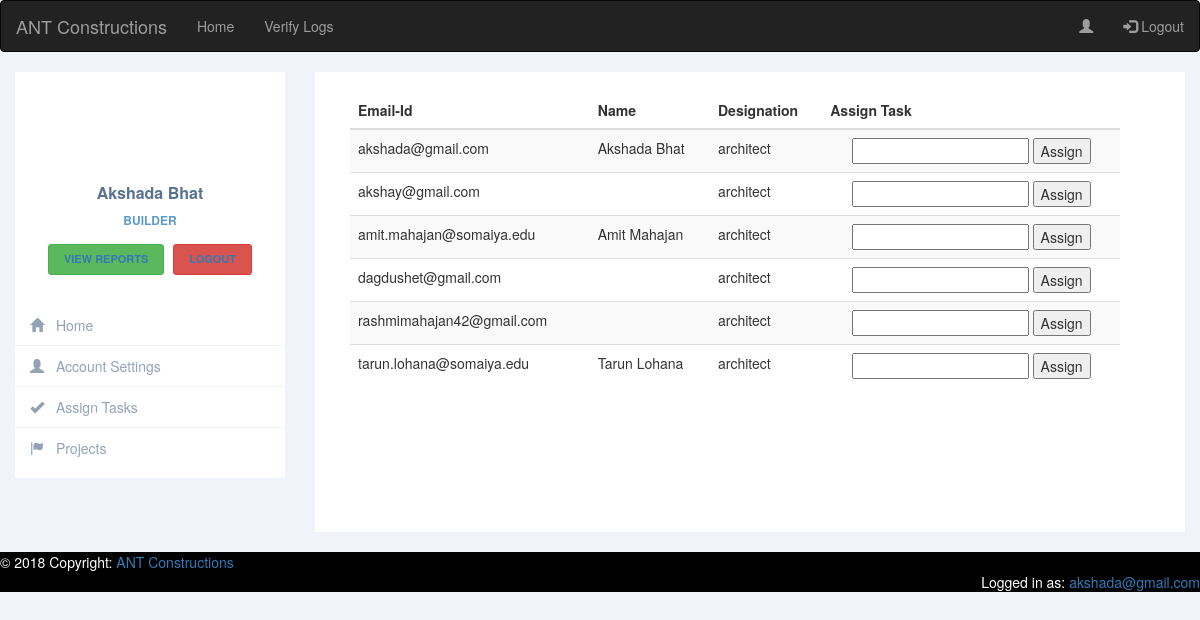
Page /assignTasksBuilder.php (signed in) on the committed database.
### tables this page shows
CREATE TABLE `user` (
  `emailId` varchar(50) NOT NULL,
  `phoneNo` bigint(10) NOT NULL,
  `password` varchar(1000) NOT NULL,
  `employeeType` varchar(100) NOT NULL,
  `uniqueNumber` int(4) NOT NULL,
  `employeeImage` varchar(500) NOT NULL,
  `employeeName` varchar(100) NOT NULL,
  `employeeAge` int(100) NOT NULL DEFAULT '0',
  `employeeSalary` int(100) NOT NULL DEFAULT '0',
  `employeeExperience` int(100) NOT NULL DEFAULT '0',
  `employeeGender` varchar(100) NOT NULL DEFAULT 'other'
);

### assignTasksBuilder.php (the view, shortened to what this page needs)
  <!DOCTYPE html>
  <html>
  <head>
    <link rel="stylesheet" href="https://maxcdn.bootstrapcdn.com/bootstrap/3.3.7/css/bootstrap.min.css">
    <link rel="stylesheet" type="text/css" href="css/architectSidebar.css">
  </head>
  <body>
  <nav class="navbar navbar-inverse">
    <div class="container-fluid">
      <div class="navbar-header">
      <a class="navbar-brand" href="#">ANT Constructions</a>
      </div>
      <ul class="nav navbar-nav">
        <li><a href="builderHomePage.php">Home</a></li>
        <li><a href="verifyLogsBuilder.php">Verify Logs</a></li>
      </ul>
      <ul class="nav navbar-nav navbar-right">
        <li><a href="builderHomePage.php"><span class="glyphicon glyphicon-user"></span></a></li>
        <li><a href="logout.php"><span class="glyphicon glyphicon-log-in"></span> Logout</a></li>
      </ul>
    </div>
  </nav>
  <div class="row profile">
    <div class="col-md-3 col-sm-3">
      <div class="profile-sidebar">
        <div class="profile-userpic">
          <img src="<?php echo $_SESSION['employeeDP']; ?>" class="img-responsive" alt="">
        </div>
        <div class="profile-usertitle">
          <div class="profile-usertitle-name">
            <?php echo $_SESSION['employeeName']; ?>
          </div>
          <div class="profile-usertitle-job">
            Builder
          </div>
        </div>
        <div class="profile-userbuttons">
          <button type="button" class="btn btn-success btn-sm"><a href="viewReportsBuilder.php">View reports</a></button>
          <button type="button" class="btn btn-danger btn-sm"><a href="logout.php">Logout</a></button>
        </div>
        <div class="profile-usermenu">
          <ul class="nav">
            <li>
              <a href="builderHomePage.php">
              <i class="glyphicon glyphicon-home"></i>
              Home </a>
            </li>
            <li>
              <a href="changeAccountDetailsBuilder.php">
              <i class="glyphicon glyphicon-user"></i>
              Account Settings </a>
            </li>
            <li>
              <a href="assignTasksBuilder.php" target="_blank">
              <i class="glyphicon glyphicon-ok"></i>
              Assign Tasks </a>
            </li>
            <li>
              <a href="categories.php">
              <i class="glyphicon glyphicon-flag"></i>
              Projects </a>
            </li>
          </ul>
        </div>
      </div>
    </div>
     <div class="col-md-9  col-sm-9">
            <div class="profile-content" style="height: 100%">
                  <?php
                        include 'connection.php';
                        $sql = "SELECT * FROM user WHERE employeeType IN ('architect', 'accountant')";
                        $result = mysqli_query($conn, $sql);
                        if(mysqli_num_rows($result) > 0)
                        {
                          echo '<div class="container-fluid">
                                    <div class="row col-md-12 custyle">
                                    <table class="table table-striped custab">
                                    <thead>
                                        <tr>
                                            <th>Email-Id</th>
                                            <th>Name</th>
                                            <th>Designation</th>
                                            <th>Assign Task</th>
                                        </tr>
                                    </thead>';
                             $id = 1;
                          while($row = mysqli_fetch_assoc($result))
                          {
                            echo "<tr>
                                      <td>".$row['emailId']."</td>
                                      <td>".$row['employeeName']."</td>
                                      <td>".$row['employeeType']."</td>
                                      <td class='text-center'>
                                          <input type='text' name='task' id='task".$id."'>
                                          <input type='text' name='emailId' value=".$row['emailId']." id='emailId".$id."' hidden>
                                          <button type='button' onclick='assignTask(".$id.")'>Assign</button>
                                      </td>
                                  </tr>";
                                  $id++;
                          }
                          echo "</table>
                              </div>
                          </div>";
                        }
                        else
                          echo "<div class='container-fluid'><h2>No Reports Found!</h2></div>";
                  ?>
            </div>
    </div>
  </div>
  </body>
<footer class="page-footer font-small blue" style="background-color: black;">
  <div class="footer-copyright text-left py-3"><span style="color: white;">© 2018 Copyright:</span>
    <a href="index.php"> ANT Constructions</a>
  </div>
  <div class="footer-copyright text-right py-3"><span style="color: white;">Logged in as:</span>
    <a href="architectHomePage.php"> <?php echo $_SESSION['employeeEmailId']; ?></a>
  </div>
</footer>
  </html>

### css/architectSidebar.css (style rules this page uses)
body { background: #F1F3FA; }
.profile { margin: 20px 0; }
.profile-sidebar { padding: 20px 0 10px 0; background: #fff; }
.profile-userpic img { float: none; margin: 0 auto; width: 50%; height: 50%; -webkit-border-radius: 50% !important; -moz-border-radius: 50% !important; border-radius: 50% !important; }
.profile-usertitle { text-align: center; margin-top: 20px; }
.profile-usertitle-name { color: #5a7391; font-size: 16px; font-weight: 600; margin-bottom: 7px; }
.profile-usertitle-job { text-transform: uppercase; color: #5b9bd1; font-size: 12px; font-weight: 600; margin-bottom: 15px; }
.profile-userbuttons { text-align: center; margin-top: 10px; }
.profile-userbuttons .btn { text-transform: uppercase; font-size: 11px; font-weight: 600; padding: 6px 15px; margin-right: 5px; }
.profile-userbuttons .btn:last-child { margin-right: 0px; }
.profile-usermenu { margin-top: 30px; }
.profile-usermenu ul li { border-bottom: 1px solid #f0f4f7; }
.profile-usermenu ul li:last-child { border-bottom: none; }
.profile-usermenu ul li a { color: #93a3b5; font-size: 14px; font-weight: 400; }
.profile-usermenu ul li a i { margin-right: 8px; font-size: 14px; }
.profile-content { padding: 20px; background: #fff; min-height: 460px; }

### rows in the picture
user: emailId "akshada@gmail.com", employeeName "Akshada Bhat", employeeType "architect"
user: emailId "akshay@gmail.com", employeeType "architect"
user: emailId "amit.mahajan@somaiya.edu", employeeName "Amit Mahajan", employeeType "architect"
user: emailId "dagdushet@gmail.com", employeeType "architect"
user: emailId "rashmimahajan42@gmail.com", employeeType "architect"
user: emailId "tarun.lohana@somaiya.edu", employeeName "Tarun Lohana", employeeType "architect"

### other values in the picture
$_SESSION['employeeName'] "Akshada Bhat"
$_SESSION['employeeEmailId'] "akshada@gmail.com"
